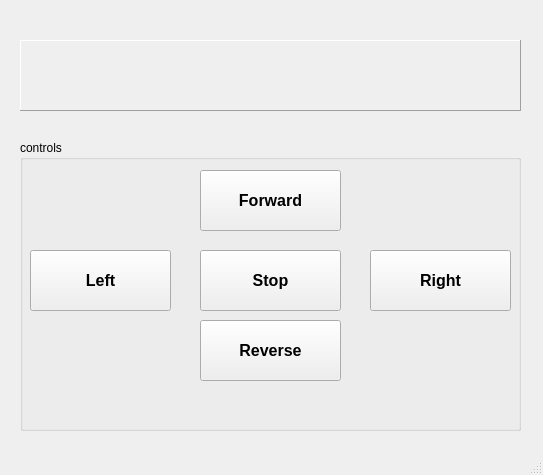
<?xml version="1.0" encoding="UTF-8"?>
<ui version="4.0">
 <class>MainWindow</class>
 <widget class="QMainWindow" name="MainWindow">
  <property name="geometry">
   <rect>
    <x>0</x>
    <y>0</y>
    <width>543</width>
    <height>475</height>
   </rect>
  </property>
  <property name="windowTitle">
   <string>MainWindow</string>
  </property>
  <widget class="QWidget" name="centralwidget">
   <widget class="QGroupBox" name="Controls">
    <property name="geometry">
     <rect>
      <x>20</x>
      <y>140</y>
      <width>501</width>
      <height>291</height>
     </rect>
    </property>
    <property name="title">
     <string>controls</string>
    </property>
    <widget class="QPushButton" name="btnStop">
     <property name="geometry">
      <rect>
       <x>180</x>
       <y>110</y>
       <width>141</width>
       <height>61</height>
      </rect>
     </property>
     <property name="font">
      <font>
       <pointsize>12</pointsize>
       <weight>75</weight>
       <bold>true</bold>
      </font>
     </property>
     <property name="text">
      <string>Stop</string>
     </property>
     <property name="shortcut">
      <string>Esc</string>
     </property>
    </widget>
    <widget class="QPushButton" name="btnReverse">
     <property name="geometry">
      <rect>
       <x>180</x>
       <y>180</y>
       <width>141</width>
       <height>61</height>
      </rect>
     </property>
     <property name="font">
      <font>
       <pointsize>12</pointsize>
       <weight>75</weight>
       <bold>true</bold>
      </font>
     </property>
     <property name="text">
      <string>Reverse</string>
     </property>
     <property name="shortcut">
      <string>Down</string>
     </property>
    </widget>
    <widget class="QPushButton" name="btnRight">
     <property name="geometry">
      <rect>
       <x>350</x>
       <y>110</y>
       <width>141</width>
       <height>61</height>
      </rect>
     </property>
     <property name="font">
      <font>
       <pointsize>12</pointsize>
       <weight>75</weight>
       <bold>true</bold>
      </font>
     </property>
     <property name="text">
      <string>Right</string>
     </property>
     <property name="shortcut">
      <string>Right</string>
     </property>
    </widget>
    <widget class="QPushButton" name="btnLeft">
     <property name="geometry">
      <rect>
       <x>10</x>
       <y>110</y>
       <width>141</width>
       <height>61</height>
      </rect>
     </property>
     <property name="font">
      <font>
       <pointsize>12</pointsize>
       <weight>75</weight>
       <bold>true</bold>
      </font>
     </property>
     <property name="text">
      <string>Left</string>
     </property>
     <property name="shortcut">
      <string>Left</string>
     </property>
    </widget>
    <widget class="QPushButton" name="btnForward">
     <property name="geometry">
      <rect>
       <x>180</x>
       <y>30</y>
       <width>141</width>
       <height>61</height>
      </rect>
     </property>
     <property name="font">
      <font>
       <pointsize>12</pointsize>
       <weight>75</weight>
       <bold>true</bold>
      </font>
     </property>
     <property name="text">
      <string>Forward</string>
     </property>
     <property name="shortcut">
      <string>Up</string>
     </property>
    </widget>
   </widget>
   <widget class="QLabel" name="lblDisplay">
    <property name="geometry">
     <rect>
      <x>20</x>
      <y>40</y>
      <width>501</width>
      <height>71</height>
     </rect>
    </property>
    <property name="font">
     <font>
      <pointsize>14</pointsize>
      <weight>75</weight>
      <bold>true</bold>
     </font>
    </property>
    <property name="frameShape">
     <enum>QFrame::Panel</enum>
    </property>
    <property name="frameShadow">
     <enum>QFrame::Raised</enum>
    </property>
    <property name="text">
     <string/>
    </property>
    <property name="alignment">
     <set>Qt::AlignCenter</set>
    </property>
   </widget>
  </widget>
  <widget class="QMenuBar" name="menubar">
   <property name="geometry">
    <rect>
     <x>0</x>
     <y>0</y>
     <width>543</width>
     <height>21</height>
    </rect>
   </property>
  </widget>
  <widget class="QStatusBar" name="statusbar"/>
 </widget>
 <resources/>
 <connections/>
</ui>
